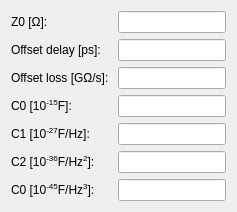
         <widget class="QWidget" name="page">
          <layout class="QHBoxLayout" name="horizontalLayout_2">
           <item>
            <layout class="QFormLayout" name="formLayout">
             <item row="1" column="0">
              <widget class="QLabel" name="label">
               <property name="text">
                <string>Offset delay [ps]:</string>
               </property>
              </widget>
             </item>
             <item row="1" column="1">
              <widget class="QLineEdit" name="open_delay"/>
             </item>
             <item row="2" column="0">
              <widget class="QLabel" name="label_2">
               <property name="text">
                <string>Offset loss [GΩ/s]: </string>
               </property>
              </widget>
             </item>
             <item row="2" column="1">
              <widget class="QLineEdit" name="open_loss"/>
             </item>
             <item row="3" column="0">
              <widget class="QLabel" name="label_3">
               <property name="text">
                <string>C0 [10&lt;sup&gt;-15&lt;/sup&gt;F]:</string>
               </property>
              </widget>
             </item>
             <item row="3" column="1">
              <widget class="QLineEdit" name="open_C0"/>
             </item>
             <item row="4" column="0">
              <widget class="QLabel" name="label_4">
               <property name="text">
                <string>C1 [10&lt;sup&gt;-27&lt;/sup&gt;F/Hz]:</string>
               </property>
              </widget>
             </item>
             <item row="4" column="1">
              <widget class="QLineEdit" name="open_C1"/>
             </item>
             <item row="5" column="0">
              <widget class="QLabel" name="label_5">
               <property name="text">
                <string>C2 [10&lt;sup&gt;-36&lt;/sup&gt;F/Hz&lt;sup&gt;2&lt;/sup&gt;]:</string>
               </property>
              </widget>
             </item>
             <item row="5" column="1">
              <widget class="QLineEdit" name="open_C2"/>
             </item>
             <item row="6" column="0">
              <widget class="QLabel" name="label_6">
               <property name="text">
                <string>C0 [10&lt;sup&gt;-45&lt;/sup&gt;F/Hz&lt;sup&gt;3&lt;/sup&gt;]:</string>
               </property>
              </widget>
             </item>
             <item row="6" column="1">
              <widget class="QLineEdit" name="open_C3"/>
             </item>
             <item row="0" column="1">
              <widget class="QLineEdit" name="open_Z0"/>
             </item>
             <item row="0" column="0">
              <widget class="QLabel" name="label_15">
               <property name="text">
                <string>Z0 [Ω]:</string>
               </property>
              </widget>
             </item>
            </layout>
           </item>
          </layout>
         </widget>
